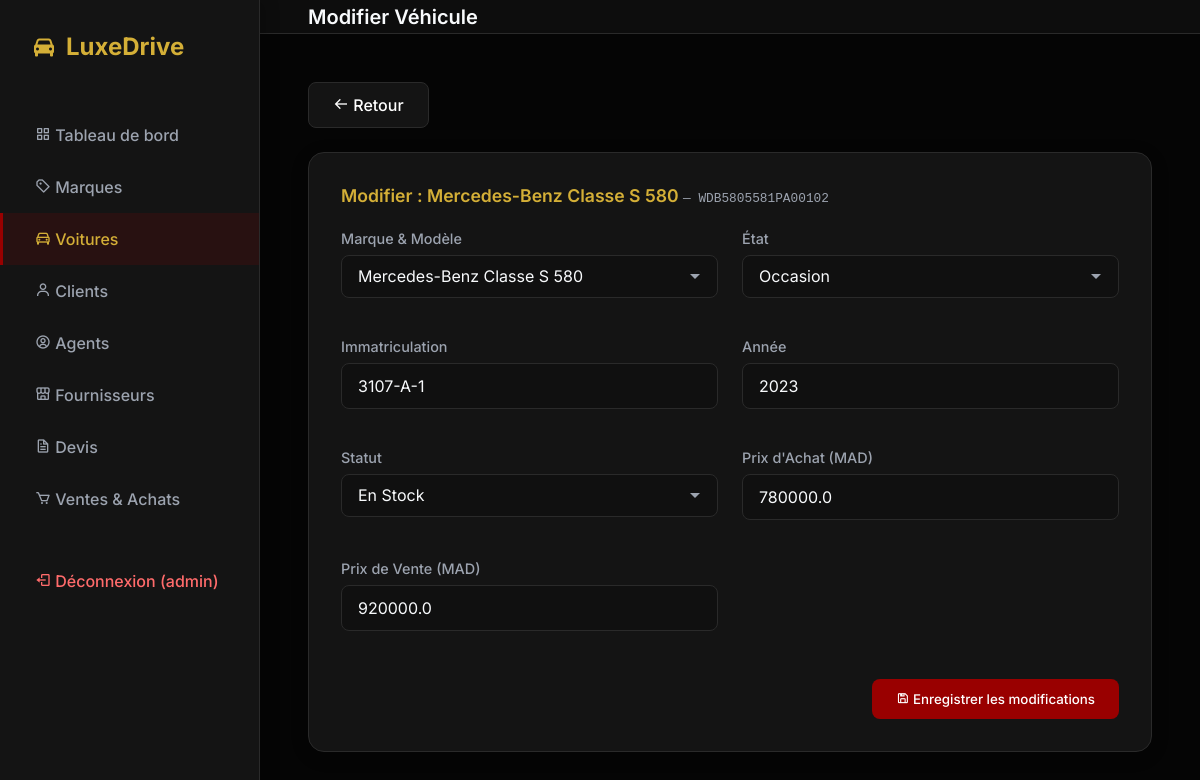
The page /voitures/edit/WDB5805581PA00102 (signed in) on the database its author committed.
### tables this page shows
CREATE TABLE user (
    id_user INTEGER PRIMARY KEY AUTOINCREMENT,
    username TEXT UNIQUE NOT NULL,
    password TEXT NOT NULL,
    role TEXT CHECK( role IN ('admin', 'user') ) NOT NULL,
    id_client INTEGER,
    FOREIGN KEY (id_client) REFERENCES client(id_client)
);

CREATE TABLE marque (
    id_marque INTEGER PRIMARY KEY AUTOINCREMENT,
    nom_marque TEXT NOT NULL
);

CREATE TABLE modele (
    id_modele INTEGER PRIMARY KEY AUTOINCREMENT,
    nom_modele TEXT,
    id_marque INTEGER,
    FOREIGN KEY (id_marque) REFERENCES marque(id_marque)
);

CREATE TABLE voiture (
    vin TEXT PRIMARY KEY,
    id_modele INTEGER,
    type TEXT CHECK( type IN ('neuf', 'occasion') ),
    immatriculation TEXT,
    annee INTEGER,
    prix_achat REAL,
    prix_vente REAL,
    statut TEXT CHECK( statut IN ('en_stock', 'reservee', 'vendue') ),
    FOREIGN KEY (id_modele) REFERENCES modele(id_modele)
);

### app.py (the view, shortened to what this page needs)
@app.route('/voitures/edit/<vin>', methods=['GET', 'POST'])
@admin_required
def voiture_edit(vin):
    db = get_db()
    cur = db.cursor()
    cur.execute('''SELECT v.*, m.nom_modele, mq.nom_marque FROM voiture v
                   JOIN modele m ON v.id_modele=m.id_modele
                   JOIN marque mq ON m.id_marque=mq.id_marque WHERE v.vin=?''', (vin,))
    voiture = cur.fetchone()
    cur.execute('''SELECT m.id_modele, m.nom_modele, mq.nom_marque FROM modele m
                   JOIN marque mq ON m.id_marque=mq.id_marque ORDER BY mq.nom_marque, m.nom_modele''')
    modeles = cur.fetchall()
    return render_template('voiture_edit.html', voiture=voiture, modeles=modeles)

### app.py (called while the page is built)
def get_db():
    db = getattr(g, '_database', None)
    if db is None:
        db = g._database = sqlite3.connect(DATABASE)
        db.row_factory = sqlite3.Row
    return db

@app.teardown_appcontext
def close_connection(exception):
    db = getattr(g, '_database', None)
    if db is not None:
        db.close()

@app.before_request
def load_logged_in_user():
    user_id = session.get('user_id')
    if user_id is None:
        g.user = None
    else:
        db = get_db()
        cur = db.cursor()
        cur.execute('SELECT * FROM user WHERE id_user = ?', (user_id,))
        g.user = cur.fetchone()

def admin_required(f):
    @wraps(f)
    def decorated_function(*args, **kwargs):
        if 'user_id' not in session or session.get('role') != 'admin':
            return redirect(url_for('voitures'))
        return f(*args, **kwargs)
    return decorated_function

### templates/voiture_edit.html (shortened to what this page needs)
{% extends 'base.html' %}
{% block page_title %}Modifier Véhicule{% endblock %}
{% block content %}
<div class="header-actions" style="margin-bottom:1.5rem;">
    <a href="{{ url_for('voiture_detail', vin=voiture.vin) }}" class="btn" style="background:var(--sidebar-bg);border:1px solid var(--border-color);">
        <i class='bx bx-arrow-back'></i> Retour
    </a>
</div>
<div class="form-container">
    <h2 style="font-size:1.1rem;font-weight:600;margin-bottom:1.5rem;color:var(--accent-gold);">
        Modifier : {{ voiture.nom_marque }} {{ voiture.nom_modele }}
        <span style="font-size:0.8rem;color:var(--text-muted);font-weight:400;font-family:monospace;"> — {{ voiture.vin }}</span>
    </h2>
    <form method="POST" action="{{ url_for('voiture_edit', vin=voiture.vin) }}">
        <div class="form-grid">
            <div class="form-group">
                <label>Marque & Modèle</label>
                <select name="id_modele" required>
                    {% for m in modeles %}
                    <option value="{{ m.id_modele }}" {% if m.id_modele == voiture.id_modele %}selected{% endif %}>
                        {{ m.nom_marque }} {{ m.nom_modele }}
                    </option>
                    {% endfor %}
                </select>
            </div>
            <div class="form-group">
                <label>État</label>
                <select name="type" required>
                    <option value="occasion" {% if voiture.type == 'occasion' %}selected{% endif %}>Occasion</option>
                </select>
            </div>
            <div class="form-group">
                <label>Immatriculation</label>
                <input type="text" name="immatriculation" value="{{ voiture.immatriculation }}" required>
            </div>
            <div class="form-group">
                <label>Année</label>
                <input type="number" name="annee" value="{{ voiture.annee }}" min="1900" max="2099" required>
            </div>
            <div class="form-group">
                <label>Statut</label>
                <select name="statut" required>
                    <option value="en_stock" {% if voiture.statut == 'en_stock' %}selected{% endif %}>En Stock</option>
                </select>
            </div>
            <div class="form-group">
                <label>Prix d'Achat (MAD)</label>
                <input type="number" name="prix_achat" value="{{ voiture.prix_achat }}" step="0.01" required>
            </div>
            <div class="form-group">
                <label>Prix de Vente (MAD)</label>
                <input type="number" name="prix_vente" value="{{ voiture.prix_vente }}" step="0.01" required>
            </div>
        </div>
        <div style="margin-top:2rem;text-align:right;">
            <button type="submit" class="btn"><i class='bx bx-save'></i> Enregistrer les modifications</button>
        </div>
    </form>
</div>
{% endblock %}

### templates/base.html (shortened to what this page needs)
<!DOCTYPE html>
<html lang="fr">
<head>
    <link rel="stylesheet" href="{{ url_for('static', filename='style.css') }}">
    <link href="https://unpkg.com/boxicons@2.1.4/css/boxicons.min.css" rel="stylesheet">
</head>
<body>
    <aside class="sidebar">
        <div class="brand">
            <i class='bx bxs-car'></i>
            <span>LuxeDrive</span>
        </div>
        <ul class="nav-links">
            {% if g.user and g.user.role == 'admin' %}
            <li><a href="{{ url_for('dashboard') }}" class="{% if request.endpoint == 'dashboard' %}active{% endif %}"><i class='bx bx-grid-alt'></i> Tableau de bord</a></li>
            {% endif %}
            <li><a href="{{ url_for('marques') }}" class="{% if request.endpoint in ['marques','marque_detail'] %}active{% endif %}"><i class='bx bx-purchase-tag-alt'></i> Marques</a></li>
            {% if g.user and g.user.role == 'admin' %}
            <li><a href="{{ url_for('voitures') }}" class="{% if request.endpoint in ['voitures','voitures_add','voiture_detail','voiture_edit'] %}active{% endif %}"><i class='bx bx-car'></i> Voitures</a></li>
            {% endif %}
            {% if g.user and g.user.role == 'admin' %}
            <li><a href="{{ url_for('clients') }}" class="{% if request.endpoint in ['clients','client_edit'] %}active{% endif %}"><i class='bx bx-user'></i> Clients</a></li>
            <li><a href="{{ url_for('agents') }}" class="{% if request.endpoint in ['agents','agent_edit'] %}active{% endif %}"><i class='bx bx-user-circle'></i> Agents</a></li>
            <li><a href="{{ url_for('fournisseurs') }}" class="{% if request.endpoint in ['fournisseurs','fournisseur_edit'] %}active{% endif %}"><i class='bx bx-store-alt'></i> Fournisseurs</a></li>
            <li><a href="{{ url_for('devis_select') }}" class="{% if request.endpoint in ['devis_select','devis'] %}active{% endif %}"><i class='bx bx-file'></i> Devis</a></li>
            <li><a href="{{ url_for('transactions') }}" class="{% if request.endpoint == 'transactions' %}active{% endif %}"><i class='bx bx-cart'></i> Ventes & Achats</a></li>
            {% endif %}
            <li style="margin-top:30px;">
                <a href="{{ url_for('logout') }}" style="color:#ff6b6b;">
                    <i class='bx bx-log-out'></i> Déconnexion ({{ g.user.username if g.user else '' }})
                </a>
            </li>
        </ul>
    </aside>
    <div class="main-content">
        <header>
            <h1 class="page-title">{% block page_title %}Dashboard{% endblock %}</h1>
        </header>
        <main>
            {% block content %}{% endblock %}
        </main>
    </div>
</body>
</html>

### static/style.css (style rules this page uses)
:root { --primary-color: #990000; --primary-hover: #7a0000; --accent-gold: #D4AF37; --bg-color: #050505; --sidebar-bg: #141414; --card-bg: #141414; --text-main: #f8fafc; --text-muted: #9ca3af; --border-color: #2a2a2a; --success: #10b981; --warning: #f59e0b; --danger: #ef4444; }
* { box-sizing: border-box; margin: 0; padding: 0; font-family: 'Inter', sans-serif; }
body { background-color: var(--bg-color); color: var(--text-main); display: flex; height: 100vh; overflow: hidden; }
.sidebar { width: 260px; background-color: var(--sidebar-bg); border-right: 1px solid var(--border-color); display: flex; flex-direction: column; padding: 2rem 0; box-shadow: 4px 0 15px rgba(0,0,0,0.2); z-index: 10; }
.brand { padding: 0 2rem; font-size: 1.5rem; font-weight: 700; color: var(--accent-gold); margin-bottom: 3rem; display: flex; align-items: center; gap: 10px; }
.nav-links { list-style: none; display: flex; flex-direction: column; }
.nav-links li { width: 100%; }
.nav-links a { display: block; padding: 1rem 2rem; color: var(--text-muted); text-decoration: none; font-weight: 500; transition: all 0.3s ease; border-left: 3px solid transparent; }
.nav-links a:hover, .nav-links a.active { background-color: rgba(153, 0, 0, 0.15); color: var(--accent-gold); border-left: 3px solid var(--primary-color); }
.main-content { flex: 1; display: flex; flex-direction: column; overflow-y: auto; }
header { height: 80px; display: flex; align-items: center; padding: 0 3rem; background: rgba(18, 18, 18, 0.7); backdrop-filter: blur(10px); border-bottom: 1px solid var(--border-color); position: sticky; top: 0; z-index: 5; }
.page-title { font-size: 1.25rem; font-weight: 600; }
main { padding: 3rem; flex: 1; }
.btn { display: inline-block; padding: 0.75rem 1.5rem; background-color: var(--primary-color); color: white; border: none; border-radius: 8px; font-weight: 500; cursor: pointer; transition: all 0.3s ease; text-decoration: none; }
.header-actions { display: flex; justify-content: space-between; align-items: center; margin-bottom: 2rem; }
.form-container { background-color: var(--card-bg); border-radius: 16px; border: 1px solid var(--border-color); padding: 2rem; box-shadow: 0 4px 20px rgba(0,0,0,0.1); }
.form-grid { display: grid; grid-template-columns: repeat(auto-fit, minmax(300px, 1fr)); gap: 1.5rem; }
.form-group { display: flex; flex-direction: column; margin-bottom: 1rem; }
.form-group label { font-size: 0.9rem; font-weight: 500; color: var(--text-muted); margin-bottom: 0.5rem; }
.form-group input, .form-group select { padding: 0.75rem 1rem; border-radius: 8px; border: 1px solid var(--border-color); background-color: rgba(0,0,0,0.2); color: var(--text-main); font-size: 1rem; transition: all 0.3s ease; }
.form-group select { appearance: none; -webkit-appearance: none; -moz-appearance: none; background-repeat: no-repeat; background-position: right 1rem center; padding-right: 2.5rem; }
.form-group select option { background-color: #1a1a1a; color: var(--text-main); padding: 0.5rem; }
.form-group select option:hover, .form-group select option:checked { background-color: var(--primary-color); color: white; }
.form-group input::placeholder { color: #475569; }

### rows shown on the page
user: user "admin"
marque: nom_marque "Mercedes-Benz"
modele: nom_modele "Classe S 580"
voiture: vin "WDB5805581PA00102", id_modele "Mercedes-Benz Classe S 580", type "Occasion", immatriculation "3107-A-1", annee "2023", statut "En Stock", prix_achat "780000.0", prix_vente "920000.0"
